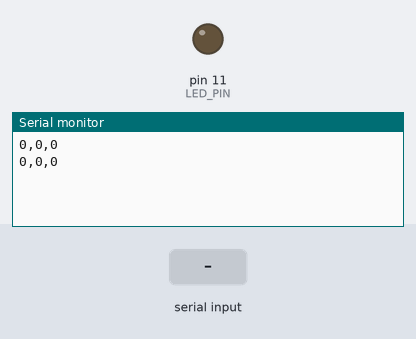
A sketch run on a simulated Arduino Uno, built with avr-gcc and run on an emulated ATmega328P. On the bench: output pins drawn as LEDs (lit = HIGH), the last lines printed to the serial monitor. The test bench sets the inputs (shaded band).

Above: at 1.2 s.
1.3 s: "90,45,200\n" received over Serial
At 1.46 s:
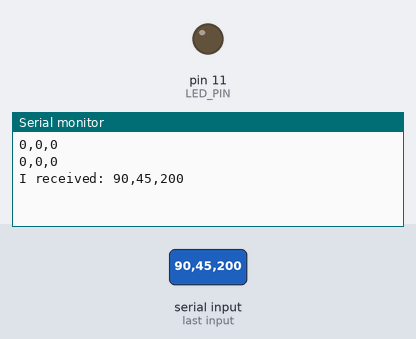
2.8 s: "90,45\n" received over Serial
At 2.96 s:
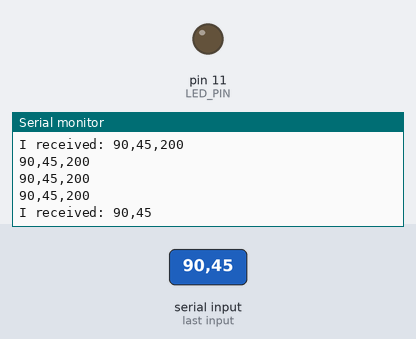
4.3 s: "5\n" received over Serial
At 4.46 s:
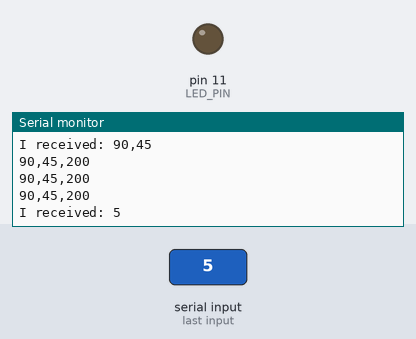
Timing chart, 0 to 7.3 s (numbered marks = the images above; inputs shaded):
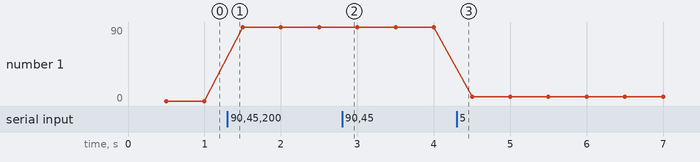

The sketch:

two-waySerialPortConnection.ino
```cpp
// board1
#define MES_MAX 3
#define LED_PIN 11
#define SEND_INTERVAL_MS 500

// Unityから最後に受け取った値を保持する（受信できていることの確認用にそのまま送り返す）
int message[MES_MAX] = {0, 0, 0};

unsigned long lastSend = 0;

void setup() {
  Serial.begin(9600);
  pinMode(LED_PIN, OUTPUT);
}

void loop() {
  // --- 受信 ---
  if (Serial.available() > 0) {
    String data = Serial.readStringUntil('\n');
    data.trim();

    if (data.length() > 0) {
      // 受信を可視化（LEDを一瞬点灯）
      digitalWrite(LED_PIN, HIGH);

      // "a,b,c" をパースして message[] を更新
      int index = 0;
      char buf[64];
      data.toCharArray(buf, sizeof(buf));
      char* token = strtok(buf, ",");
      while (token != NULL && index < MES_MAX) {
        message[index] = constrain(atoi(token), 0, 255);
        token = strtok(NULL, ",");
        index++;
      }

      // エコーバック（デバッグ用）
      Serial.print("I received: ");
      Serial.println(data);
    }
  } else {
    digitalWrite(LED_PIN, LOW);
  }

  // --- 定期送信: "a,b,windowType" ---
  // Unity側 SerialPortManager が期待する3フィールド形式で常時送る
  unsigned long now = millis();
  if (now - lastSend >= SEND_INTERVAL_MS) {
    lastSend = now;
    Serial.print(message[0]);
    Serial.print(',');
    Serial.print(message[1]);
    Serial.print(',');
    Serial.println(message[2]); // 3番目が windowType として解釈される
  }
}
```

Measured:
- after the input at 1.3 s, the serial monitor: prints a new line at once (image 1)
- after the input at 2.8 s, the serial monitor: prints a new line at once (image 2)
- after the input at 4.3 s, the serial monitor: prints a new line at once (image 3)
- plotted number 1: 0 → 90 after the input at 1.3 s, 90 → 5 after the input at 4.3 s
